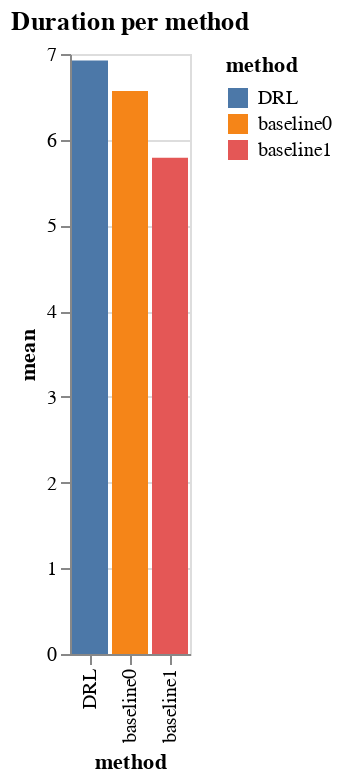

Source (notebook cell):
### Code cell
# make a bar chart of the mean duration with std
alt.Chart(energy_df.groupby('method').describe()['duration'].reset_index()).mark_bar().encode(
    x=alt.X('method', sort='-y'),
    y=alt.Y('mean', sort='-x'),
    color='method',
    tooltip=['method', 'mean', 'std'],
    text=alt.Text('mean', format='.2f')
).properties(
    title='Duration per method',

)

### Figure 1 — Vega-Lite specification as saved in the notebook (floating-point values rounded to 4 significant figures)
{"config": {"view": {"continuousWidth": 300, "continuousHeight": 300}}, "data": {"name": "data-f246d4af3dbd2bafb0cd95abe3c1415f"}, "mark": {"type": "bar"}, "encoding": {"color": {"field": "method", "type": "nominal"}, "text": {"field": "mean", "format": ".2f", "type": "quantitative"}, "tooltip": [{"field": "method", "type": "nominal"}, {"field": "mean", "type": "quantitative"}, {"field": "std", "type": "quantitative"}], "x": {"field": "method", "sort": "-y", "type": "nominal"}, "y": {"field": "mean", "sort": "-x", "type": "quantitative"}}, "title": "Duration per method", "$schema": "https://vega.github.io/schema/vega-lite/v5.8.0.json", "datasets": {"data-f246d4af3dbd2bafb0cd95abe3c1415f": [{"method": "DRL", "count": 11.0, "mean": 6.925, "std": 1.108, "min": 5.856, "25%": 6.147, "50%": 6.735, "75%": 7.102, "max": 9.397}, {"method": "baseline0", "count": 11.0, "mean": 6.568, "std": 0.8714, "min": 5.773, "25%": 6.02, "50%": 6.239, "75%": 6.788, "max": 8.457}, {"method": "baseline1", "count": 11.0, "mean": 5.788, "std": 0.1942, "min": 5.484, "25%": 5.66, "50%": 5.815, "75%": 5.916, "max": 6.135}]}}
